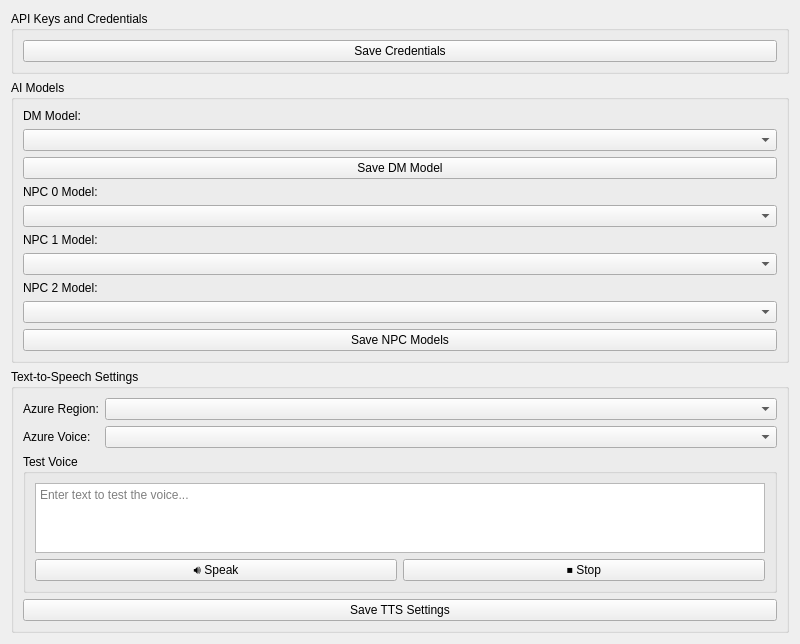
<?xml version="1.0" encoding="UTF-8"?>
<ui version="4.0">
 <class>SettingsTab</class>
 <widget class="QWidget" name="SettingsTab">
  <property name="geometry">
   <rect>
    <x>0</x>
    <y>0</y>
    <width>800</width>
    <height>600</height>
   </rect>
  </property>
  <layout class="QVBoxLayout" name="mainLayout">
   <item>
    <widget class="QGroupBox" name="apiGroup">
     <property name="title">
      <string>API Keys and Credentials</string>
     </property>
     <layout class="QVBoxLayout" name="apiLayout">
      <item>
       <layout class="QFormLayout" name="credentialsLayout"/>
      </item>
      <item>
       <widget class="QPushButton" name="saveCredentialsBtn">
        <property name="text">
         <string>Save Credentials</string>
        </property>
       </widget>
      </item>
     </layout>
    </widget>
   </item>
   <item>
    <widget class="QGroupBox" name="modelsGroup">
     <property name="title">
      <string>AI Models</string>
     </property>
     <layout class="QVBoxLayout" name="modelsLayout">
      <item>
       <widget class="QLabel" name="dmModelLabel">
        <property name="text">
         <string>DM Model:</string>
        </property>
       </widget>
      </item>
      <item>
       <widget class="QComboBox" name="dmCombo"/>
      </item>
      <item>
       <widget class="QPushButton" name="saveDMBtn">
        <property name="text">
         <string>Save DM Model</string>
        </property>
       </widget>
      </item>
      <item>
       <widget class="QLabel" name="npcLabel0">
        <property name="text">
         <string>NPC 0 Model:</string>
        </property>
       </widget>
      </item>
      <item>
       <widget class="QComboBox" name="npcCombo0"/>
      </item>
      <item>
       <widget class="QLabel" name="npcLabel1">
        <property name="text">
         <string>NPC 1 Model:</string>
        </property>
       </widget>
      </item>
      <item>
       <widget class="QComboBox" name="npcCombo1"/>
      </item>
      <item>
       <widget class="QLabel" name="npcLabel2">
        <property name="text">
         <string>NPC 2 Model:</string>
        </property>
       </widget>
      </item>
      <item>
       <widget class="QComboBox" name="npcCombo2"/>
      </item>
      <item>
       <widget class="QPushButton" name="saveNPCBtn">
        <property name="text">
         <string>Save NPC Models</string>
        </property>
       </widget>
      </item>
     </layout>
    </widget>
   </item>
   <item>
    <widget class="QGroupBox" name="ttsGroup">
     <property name="title">
      <string>Text-to-Speech Settings</string>
     </property>
     <layout class="QVBoxLayout" name="ttsLayout">
      <item>
       <layout class="QFormLayout" name="ttsFormLayout">
        <item row="0" column="0">
         <widget class="QLabel" name="regionLabel">
          <property name="text">
           <string>Azure Region:</string>
          </property>
         </widget>
        </item>
        <item row="0" column="1">
         <widget class="QComboBox" name="regionCombo"/>
        </item>
        <item row="1" column="0">
         <widget class="QLabel" name="voiceLabel">
          <property name="text">
           <string>Azure Voice:</string>
          </property>
         </widget>
        </item>
        <item row="1" column="1">
         <widget class="QComboBox" name="voiceCombo"/>
        </item>
       </layout>
      </item>
      <item>
       <widget class="QGroupBox" name="testGroup">
        <property name="title">
         <string>Test Voice</string>
        </property>
        <layout class="QVBoxLayout" name="testLayout">
         <item>
          <widget class="QTextEdit" name="testText">
           <property name="placeholderText">
            <string>Enter text to test the voice...</string>
           </property>
          </widget>
         </item>
         <item>
          <layout class="QHBoxLayout" name="buttonLayout">
           <item>
            <widget class="QPushButton" name="speakBtn">
             <property name="text">
              <string>🔊 Speak</string>
             </property>
            </widget>
           </item>
           <item>
            <widget class="QPushButton" name="stopBtn">
             <property name="text">
              <string>⏹ Stop</string>
             </property>
            </widget>
           </item>
          </layout>
         </item>
        </layout>
       </widget>
      </item>
      <item>
       <widget class="QPushButton" name="saveTTSBtn">
        <property name="text">
         <string>Save TTS Settings</string>
        </property>
       </widget>
      </item>
     </layout>
    </widget>
   </item>
  </layout>
 </widget>
 <resources/>
 <connections/>
</ui>
